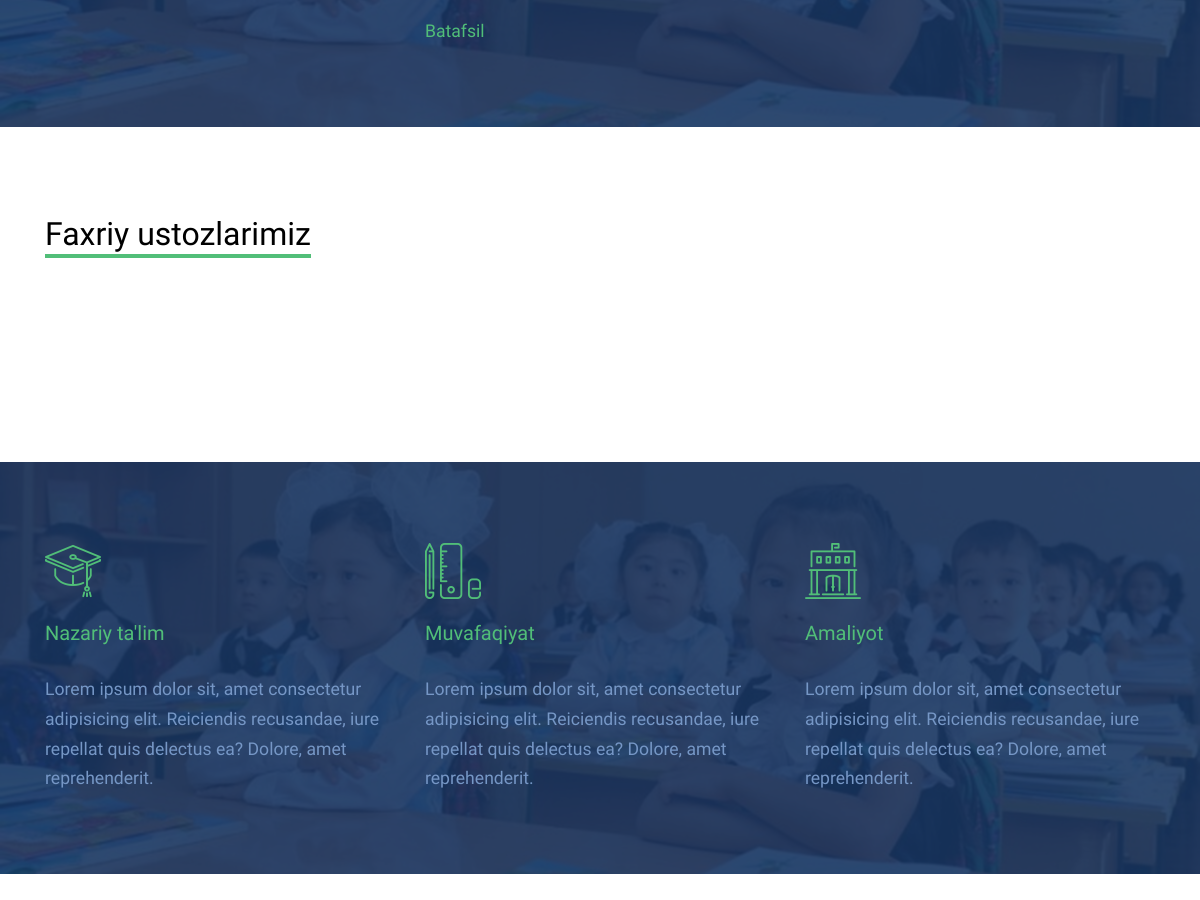
Before: / (middle part) with the older database file.
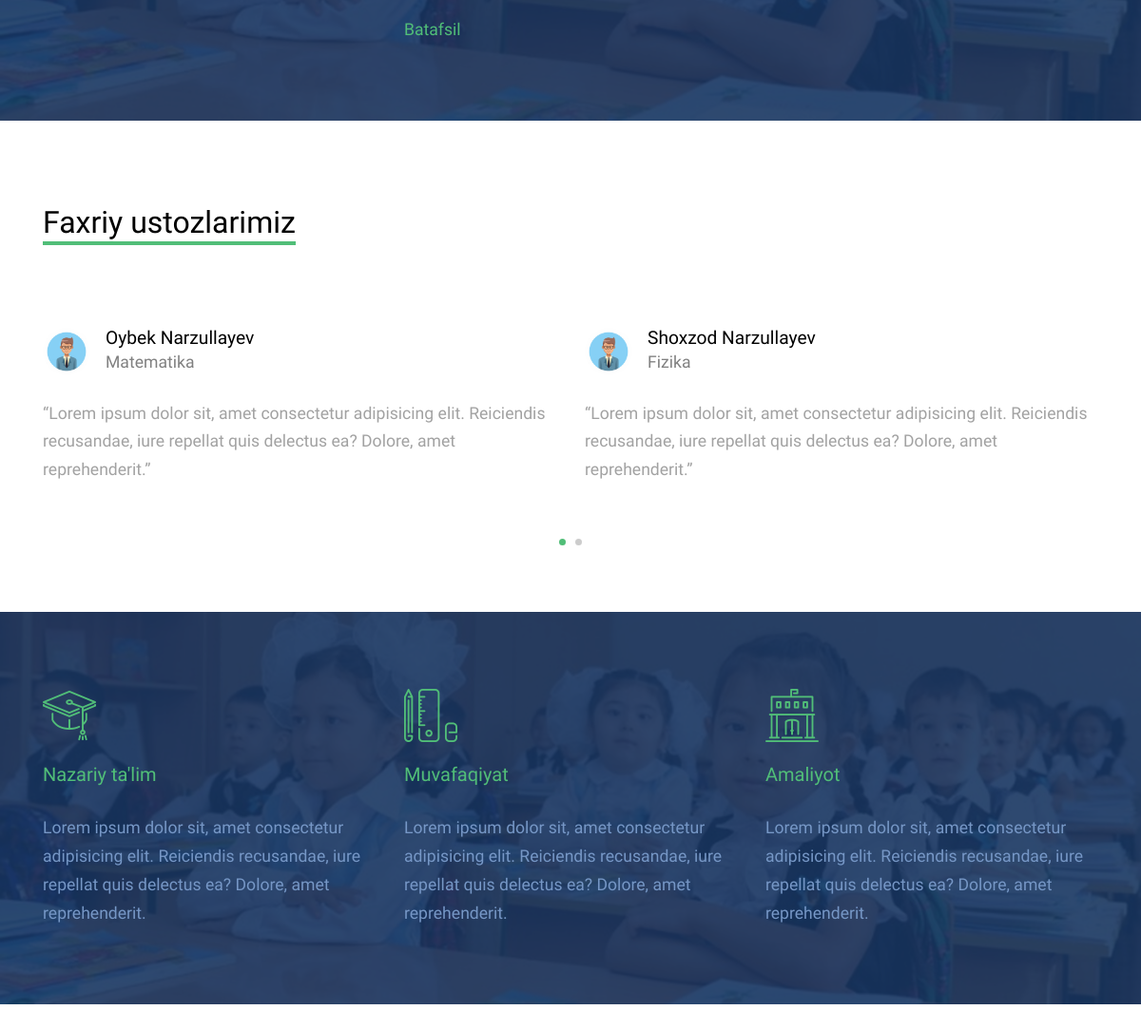
After: the same page with the newer database file.
### app_users/models.py (models this page shows, shortened)
class HonoraryTeachers(models.Model):
    name = models.CharField(max_length=100, unique=True)
    about = TextField(max_length=500)
    science = CharField(max_length=100)
    image = ImageField(upload_to=path_and_rename_teacher, verbose_name="Profile Picture", blank=True)

### app_users/views.py (the view)
# urls.py: path('', views.HomeView.as_view(), name='index'),
class HomeView(TemplateView):
    template_name = 'app_users/index.html'
    def get_context_data(self, **kwargs):
        context = super().get_context_data(**kwargs)
        standards = Standard.objects.all()
        teachers = UserProfileInfo.objects.filter(user_type='teacher')
        user_profiles = UserProfileInfo.objects.all()
        hTeachers = HonoraryTeachers.objects.all()
        news = News.objects.all()
        news = list(news)
        news_list = []
        news_list.append(news[1])
        news_list.append(news[2])
        news_list.append(news[3])
        news_list.append(news[4])
        ul_news = news[0]
        courses = Courses.objects.all()
        context['standards'] = standards
        context['teachers'] = teachers
        context['profiles'] = user_profiles
        context['news'] = news_list
        context['ul_news'] = ul_news
        context['courses'] = courses
        context['honorary'] = hTeachers
        return context

### app_users/templates/app_users/index.html (shortened to what this page needs)
{% extends 'base.html' %} {% load static %} Bosh sahifa{% block content %}
<div
  id="about_school"
  class="section-bg style-1"
  style="background-image: url('{% static 'images/hero_2.jpg' %}')"
>
  <div class="container">
    <div class="row">
      <div class="col-lg-4">
      </div>
      <div class="col-lg-8">
        <p><a href="{% url 'about_school' %}">Batafsil</a></p>
      </div>
    </div>
  </div>
</div>
<div class="site-section">
  <div class="container">
    <div class="row mb-5">
      <div class="col-lg-4">
        <h2 class="section-title-underline">
          <span>Faxriy ustozlarimiz</span>
        </h2>
      </div>
    </div>
    <div class="owl-slide owl-carousel">
      {% for teacher in honorary %}
      <div class="ftco-testimonial-1">
        <div class="ftco-testimonial-vcard d-flex align-items-center mb-4">
          <img src="{{teacher.image.url}}" alt="Image" class="img-fluid mr-3" />
          <div>
            <h3>{{teacher.name}}</h3>
            <span>{{teacher.science}}</span>
          </div>
        </div>
        <div>
          <p>&ldquo;{{teacher.about}}&rdquo;</p>
        </div>
      </div>
      {% endfor %}
    </div>
  </div>
</div>
<div
  class="section-bg style-1"
  style="background-image: url('{% static 'images/hero_2.jpg' %}')"
>
  <div class="container">
    <div class="row">
      <div class="col-lg-4 col-md-6 mb-5 mb-lg-0">
        <span class="icon flaticon-mortarboard"></span>
        <h3>Nazariy ta'lim</h3>
        <p>
          Lorem ipsum dolor sit, amet consectetur adipisicing elit. Reiciendis
          recusandae, iure repellat quis delectus ea? Dolore, amet
          reprehenderit.
        </p>
      </div>
      <div class="col-lg-4 col-md-6 mb-5 mb-lg-0">
        <span class="icon flaticon-school-material"></span>
        <h3>Muvafaqiyat</h3>
        <p>
          Lorem ipsum dolor sit, amet consectetur adipisicing elit. Reiciendis
          recusandae, iure repellat quis delectus ea? Dolore, amet
          reprehenderit.
        </p>
      </div>
      <div class="col-lg-4 col-md-6 mb-5 mb-lg-0">
        <span class="icon flaticon-library"></span>
        <h3>Amaliyot</h3>
        <p>
          Lorem ipsum dolor sit, amet consectetur adipisicing elit. Reiciendis
          recusandae, iure repellat quis delectus ea? Dolore, amet
          reprehenderit.
        </p>
      </div>
    </div>
  </div>
</div>
<div class="news-updates" id="news-updates">
</div>
{% endblock content %}

Changed rows visible on the page:
added HonoraryTeachers: image (picture), name "Oybek Narzullayev", science "Matematika", about "Lorem ipsum dolor sit, amet consectetur adipisicing elit. Reiciendis recusandae, iure repellat quis delectus ea? Dolore, amet reprehenderit."
added HonoraryTeachers: image (picture), name "Shoxzod Narzullayev", science "Fizika", about "Lorem ipsum dolor sit, amet consectetur adipisicing elit. Reiciendis recusandae, iure repellat quis delectus ea? Dolore, amet reprehenderit."
